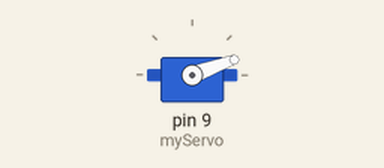
Recording of a sketch running on a simulated Arduino Uno, built with avr-gcc and run on an emulated ATmega328P. Shown: servo.

Above: at 0.05 s.
At 0.2 s:
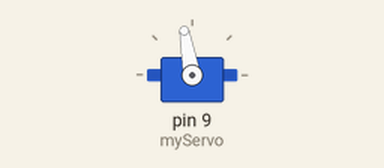
At 0.35 s:
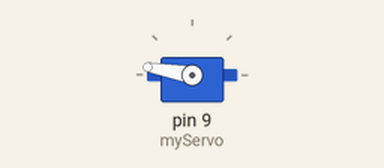
At 0.65 s:
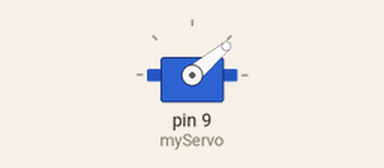
Timing chart, 0 to 3.0 s (numbered marks = the images above):
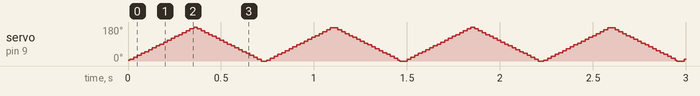

The sketch:

sweep.ino
```cpp
// include the servo library
#include <Servo.h>

Servo myServo;  // create a servo object

int const potPin = A0; // analog pin used to connect the potentiometer
int potVal = 0;  // variable to read the value from the analog pin
int angle = 0;   // variable to hold the angle for the servo motor
int delta = 5
;
int delayInterval = 10;

void setup() {
  myServo.attach(9); // attaches the servo on pin 9 to the servo object
  Serial.begin(9600); // open a serial connection to your computer
}

void loop() {
  //potVal = analogRead(potPin); // read the value of the potentiometer
  // print out the value to the serial monitor
  //Serial.print("potVal: ");
  //Serial.print(potVal);

  // scale the numbers from the pot - 179 is too much??
 // angle = map(potVal, 0, 1023, 0, 150);


  if ((angle > 178) || (angle < 0)){
     delta = -delta;
  }

  angle += delta;

  // print out the angle for the servo motor
  //Serial.print(" angle: ");
  //Serial.println(angle);

  // set the servo position
  myServo.write(angle);

  // wait for the servo to get there
  delay(delayInterval);
}
```
